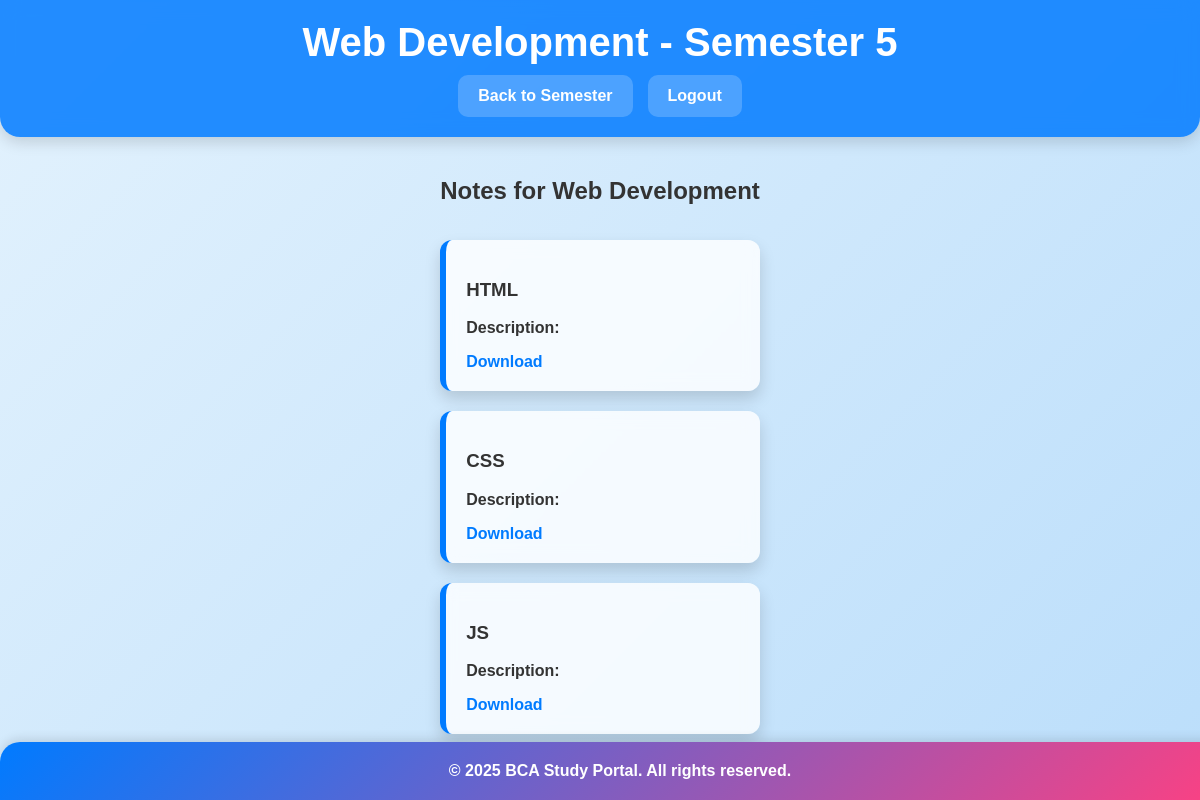
The app's page /user/semester/5/subject/Web Development (signed in) with its own data.
### app.py (models this page shows)
class Note(db.Model):
    id = db.Column(db.Integer, primary_key=True)
    semester = db.Column(db.String(50), nullable=False)
    subject = db.Column(db.String(100), nullable=False)
    topic = db.Column(db.String(200), nullable=False)
    file_path = db.Column(db.String(200), nullable=False)
    uploaded_by = db.Column(db.Integer, db.ForeignKey('user.id'))

### app.py (the view)
@app.route('/user/semester/<semester>/subject/<subject>')
def view_notes(semester, subject):
    if 'user_id' not in session:
        return redirect(url_for('login'))
    user_id = session['user_id']
    user = User.query.get(user_id)
    if not user:
        return redirect(url_for('login'))
    notes = Note.query.filter_by(semester=semester, subject=subject).all()
    return render_template('subject.html', semester=semester, subject=subject, notes=notes)

### templates/subject.html (shortened to what this page needs)
<!DOCTYPE html>
<html lang="en">
<head>
    <link rel="stylesheet" href="{{ url_for('static', filename='styles.css') }}">
</head>
<body>
    <header>
        <h1>{{ subject }} - Semester {{ semester }}</h1>
        <nav>
            <a href="{{ url_for('view_semester', semester=semester) }}">Back to Semester</a>
            <a href="{{ url_for('logout') }}">Logout</a>
        </nav>
    </header>
    <div class="container">
        <h2>Notes for {{ subject }}</h2>
        <div class="notes-grid">
            {% for note in notes %}
            <div class="note-card">
                <h3>{{ note.topic }}</h3>
                <p><strong>Description:</strong> {{ note.description }}</p>
                <a href="{{ url_for('download', filename=note.file_path.replace('\\', '/').split('/')[-1]) }}">Download</a>
            </div>
            {% endfor %}
        </div>
    </div>
    <footer>
        &copy; 2025 BCA Study Portal. All rights reserved.
    </footer>
</body>
</html>

### static/styles.css (style rules this page uses)
body { font-family: 'Poppins', sans-serif; margin: 0; padding: 0; background: linear-gradient(135deg, #e3f2fd, #bbdefb); color: #333; display: flex; flex-direction: column; min-height: 100vh; }
a { text-decoration: none; color: #007bff; font-weight: 600; transition: all 0.3s ease-in-out; }
.container { max-width: 1200px; margin: auto; padding: 20px; flex: 1; }
header { background: rgba(0, 123, 255, 0.85); color: white; padding: 20px 0; text-align: center; width: 100%; box-shadow: 0 5px 15px rgba(0, 0, 0, 0.15); backdrop-filter: blur(10px); border-bottom-left-radius: 20px; border-bottom-right-radius: 20px; }
header h1 { margin: 0; font-size: 2.5rem; font-weight: 700; }
nav { display: flex; justify-content: center; gap: 15px; margin-top: 10px; flex-wrap: wrap; }
nav a { color: white; font-weight: bold; padding: 12px 20px; border-radius: 10px; background: rgba(255, 255, 255, 0.2); transition: all 0.3s ease-in-out; }
.notes-grid { display: grid; grid-template-columns: repeat(auto-fit, minmax(300px, 1fr)); gap: 20px; margin-top: 35px; }
.note-card { background: rgba(255, 255, 255, 0.8); padding: 20px; border-radius: 12px; box-shadow: 0 8px 16px rgba(0, 0, 0, 0.15); transition: all 0.3s ease-in-out; border-left: 6px solid #007bff; backdrop-filter: blur(8px); }
footer { text-align: center; padding: 20px; background: linear-gradient(135deg, #007bff, #ff4081); color: white; font-size: 1rem; font-weight: bold; box-shadow: 0 -4px 10px rgba(0, 0, 0, 0.1); position: fixed; width: 100%; bottom: 0; left: 0; border-top-left-radius: 20px; border-top-right-radius: 20px; }

### records on screen
Note: topic "HTML"
Note: topic "CSS"
Note: topic "JS"

### other values on screen
{{ subject }} "Web Development"
{{ semester }} "5"
